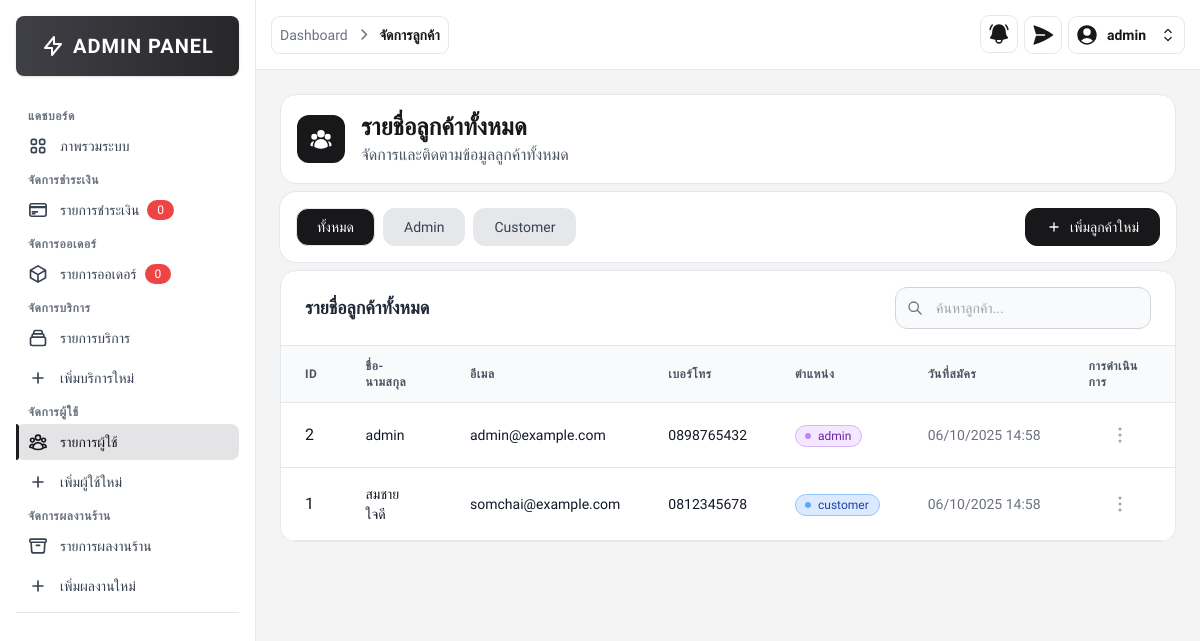
/src/admin/customer_list.php (signed in), run on the app's committed database.
### tables this page shows
CREATE TABLE customers (
    customer_id INT AUTO_INCREMENT PRIMARY KEY,
    fullname VARCHAR(100) NOT NULL,
    email VARCHAR(100) NOT NULL UNIQUE,
    password VARCHAR(255) NOT NULL,
    phone VARCHAR(20),
    role ENUM('customer', 'admin') DEFAULT 'customer',
    created_at TIMESTAMP DEFAULT CURRENT_TIMESTAMP
);

### src/admin/customer_list.php (the view, shortened to what this page needs)
<?php
require __DIR__ . '/../includes/db_connect.php';
$sql = "SELECT customer_id, fullname, email, phone, role, created_at FROM customers ORDER BY customer_id DESC";
$result = $conn->query($sql);
?>
<!DOCTYPE html>
<html lang="th">
<head>
    <script src="https://cdn.tailwindcss.com"></script>
    <link rel="stylesheet" href="https://cdnjs.cloudflare.com/ajax/libs/font-awesome/6.4.0/css/all.min.css">
</head>
<body class="font-thai bg-zinc-100">
    <?php include '../includes/sidebar.php'; ?>
    <div class="ml-64">
        <?php
        include '../includes/admin_navbar.php';
        ?>
        <div class="p-6">
            <div class=" text-zinc-900 bg-white rounded-2xl border border-slate-200 mb-2">
                <div class="flex items-center p-4">
                    <div class="mr-4 rounded-xl bg-zinc-900 p-3">
                    </div>
                    <div class="">
                        <h1 class="flex items-center text-2xl font-bold text-zinc-900">
                            รายชื่อลูกค้าทั้งหมด
                        </h1>
                        <p class="text-gray-600">
                            จัดการและติดตามข้อมูลลูกค้าทั้งหมด
                        </p>
                    </div>
                </div>
            </div>
            <div class="flex items-center justify-between bg-white rounded-2xl mb-2 p-4 ring-1 ring-gray-200">
                <div class="flex space-x-2">
                    <button class="filter-btn border transition font-medium rounded-xl text-sm px-5 py-2 text-center flex items-center justify-center bg-zinc-900 hover:bg-gray-3000 text-white" data-filter="all">ทั้งหมด</button>
                    <button class="filter-btn border transition font-medium rounded-xl text-sm px-5 py-2 text-center flex items-center justify-center bg-gray-200 text-gray-700 hover:bg-gray-300" data-filter="admin">Admin</button>
                    <button class="filter-btn border transition font-medium rounded-xl text-sm px-5 py-2 text-center flex items-center justify-center bg-gray-200 text-gray-700 hover:bg-gray-300" data-filter="customer">Customer</button>
                </div>
                <div class="flex items-center">
                    <a href="customer_add.php" class="border transition font-medium rounded-xl text-sm px-5 py-2 text-center flex items-center justify-center bg-zinc-900 hover:bg-zinc-700 text-white border-zinc-900">
                        <svg class="w-4 h-4 mr-2" fill="none" stroke="currentColor" viewBox="0 0 24 24">
                            <path stroke-linecap="round" stroke-linejoin="round" stroke-width="2" d="M12 6v6m0 0v6m0-6h6m-6 0H6"></path>
                        </svg>
                        เพิ่มลูกค้าใหม่
                    </a>
                </div>
            </div>
            <div class=" text-zinc-900 bg-white rounded-2xl border border-slate-200 overflow-hidden">
                <div class="px-6 py-4 border-b border-gray-200">
                    <div class="flex items-center justify-between">
                        <h3 class="text-lg font-bold text-gray-800">รายชื่อลูกค้าทั้งหมด</h3>
                        <div class="flex items-center space-x-3">
                            <div class="relative w-64">
                                <div class="absolute inset-y-0 left-0 flex items-center pl-3 pointer-events-none">
                                </div>
                                <input type="text" id="searchInput" class="bg-gray-50 border border-gray-300 text-gray-900 text-sm rounded-xl block w-full pl-10 p-2.5" placeholder="ค้นหาลูกค้า...">
                            </div>
                        </div>
                    </div>
                </div>
                <div class="overflow-x-auto">
                    <table class="w-full">
                        <thead class="bg-gray-50 border-b border-gray-200">
                            <tr>
                                <th class="px-6 py-3 text-left text-xs font-semibold text-gray-600 uppercase tracking-wider">ID</th>
                                <th class="px-6 py-3 text-left text-xs font-semibold text-gray-600 uppercase tracking-wider">ชื่อ-นามสกุล</th>
                                <th class="px-6 py-3 text-left text-xs font-semibold text-gray-600 uppercase tracking-wider">อีเมล</th>
                                <th class="px-6 py-3 text-left text-xs font-semibold text-gray-600 uppercase tracking-wider">เบอร์โทร</th>
                                <th class="px-6 py-3 text-left text-xs font-semibold text-gray-600 uppercase tracking-wider">ตำแหน่ง</th>
                                <th class="px-6 py-3 text-left text-xs font-semibold text-gray-600 uppercase tracking-wider">วันที่สมัคร</th>
                                <th class="px-6 py-3 text-left text-xs font-semibold text-gray-600 uppercase tracking-wider">การดำเนินการ</th>
                            </tr>
                        </thead>
                        <tbody>
                            <?php if ($result && $result->num_rows > 0): ?>
                                <?php while ($row = $result->fetch_assoc()): ?>
                                    <tr class="bg-white border-b hover:bg-gray-50 transition-colors">
                                        <td class="px-6 py-4 whitespace-nowrap">
                                            <div class="">
                                                <?php echo htmlspecialchars($row['customer_id']); ?>
                                            </div>
                                        </td>
                                        <td class="px-6 py-4">
                                            <div class="text-sm font-medium text-gray-900">
                                                <?php echo htmlspecialchars($row['fullname']); ?>
                                            </div>
                                        </td>
                                        <td class="px-6 py-4">
                                            <div class="text-sm font-medium text-gray-900">
                                                <?php echo htmlspecialchars($row['email']); ?>
                                            </div>
                                        </td>
                                        <td class="px-6 py-4 whitespace-nowrap">
                                            <div class="text-sm font-medium text-gray-900"><?php echo htmlspecialchars($row['phone']); ?></div>
                                        </td>
                                        <td class="px-6 py-4">
                                            <?php if ($row['role'] === 'admin'): ?>
                                                <span class="inline-flex items-center px-2.5 py-0.5 rounded-full text-xs font-medium bg-purple-100 text-purple-800 border border-purple-300">
                                                    <svg class="-ml-0.5 mr-1.5 h-2 w-2 text-purple-400" fill="currentColor" viewBox="0 0 8 8">
                                                        <circle cx="4" cy="4" r="3" />
                                                    </svg>
                                                    <?php echo htmlspecialchars($row['role']); ?>
                                                </span>
                                            <?php else: ?>
                                                <span class="inline-flex items-center px-2.5 py-0.5 rounded-full text-xs font-medium bg-blue-100 text-blue-800 border border-blue-300">
                                                    <svg class="-ml-0.5 mr-1.5 h-2 w-2 text-blue-400" fill="currentColor" viewBox="0 0 8 8">
                                                        <circle cx="4" cy="4" r="3" />
                                                    </svg>
                                                    <?php echo htmlspecialchars($row['role']); ?>
                                                </span>
                                            <?php endif; ?>
                                        </td>
                                        <td class="px-6 py-4 whitespace-nowrap text-sm text-gray-500">
                                            <?php
                                            $date = new DateTime($row['created_at']);
                                            echo $date->format('d/m/Y H:i');
                                            ?>
                                        </td>
                                        <td class="px-6 py-4 text-right">
                                            <div class="flex justify-center">
                                                <button id="dropdownDefaultButton" data-dropdown-toggle="cancel" class="flex items-center p-1 text-sm font-medium text-center text-gray-400 rounded-lg hover:bg-gray-100 focus:ring-4 focus:outline-none focus:ring-gray-200" type="button">
                                                    <svg xmlns="http://www.w3.org/2000/svg" viewBox="0 0 24 24" fill="currentColor" class="size-6">
                                                        <path fill-rule="evenodd" d="M10.5 6a1.5 1.5 0 1 1 3 0 1.5 1.5 0 0 1-3 0Zm0 6a1.5 1.5 0 1 1 3 0 1.5 1.5 0 0 1-3 0Zm0 6a1.5 1.5 0 1 1 3 0 1.5 1.5 0 0 1-3 0Z" clip-rule="evenodd" />
                                                    </svg>
                                                </button>
                                            </div>
                                        </td>
                                    </tr>
                                <?php endwhile; ?>
                            <?php endif; ?>
                        </tbody>
                    </table>
                </div>
            </div>
        </div>
    </div>
</body>
</html>

### src/admin/customer_list.php (style rules this page uses)
.font-thai { font-family: 'IBM Plex Sans Thai', sans-serif; }

### src/includes/sidebar.php (style rules this page uses)
.font-thai { font-family: 'IBM Plex Sans Thai', sans-serif; }

### src/includes/admin_navbar.php (style rules this page uses)
.font-thai { font-family: 'IBM Plex Sans Thai', sans-serif; }

### data on the page
customers: customer_id "2", fullname "admin", email "admin@example.com", phone "0898765432", role "admin", created_at "06/10/2025 14:58"
customers: customer_id "1", fullname "สมชาย ใจดี", email "somchai@example.com", phone "0812345678", role "customer", created_at "06/10/2025 14:58"

### other printed values
$pendingCount "0"
$orderBadge "0"
$item "Dashboard"
$item "จัดการลูกค้า"
$fullname "admin"
